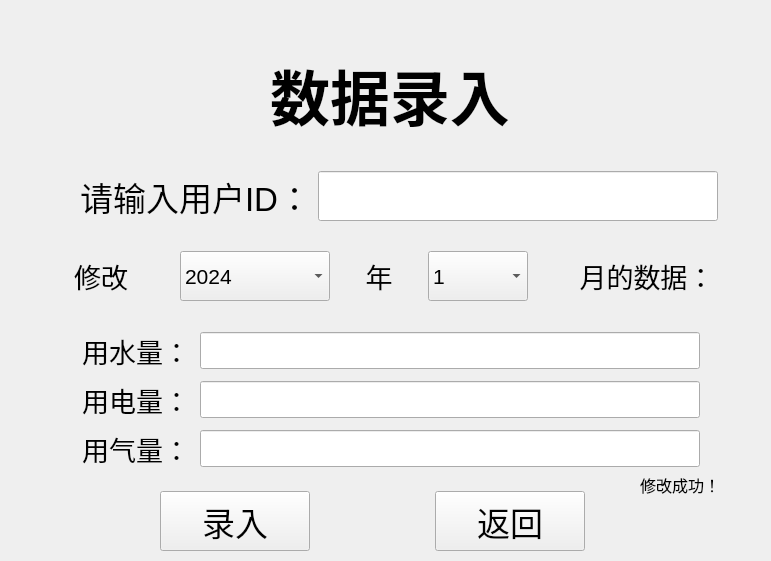
     <widget class="QWidget" name="DataInPage">
      <widget class="QLabel" name="DataInTitleLabel">
       <property name="geometry">
        <rect>
         <x>140</x>
         <y>20</y>
         <width>500</width>
         <height>150</height>
        </rect>
       </property>
       <property name="minimumSize">
        <size>
         <width>6</width>
         <height>150</height>
        </size>
       </property>
       <property name="maximumSize">
        <size>
         <width>500</width>
         <height>150</height>
        </size>
       </property>
       <property name="font">
        <font>
         <pointsize>45</pointsize>
         <bold>true</bold>
        </font>
       </property>
       <property name="text">
        <string>数据录入</string>
       </property>
       <property name="alignment">
        <set>Qt::AlignmentFlag::AlignCenter</set>
       </property>
      </widget>
      <widget class="QWidget" name="layoutWidget">
       <property name="geometry">
        <rect>
         <x>30</x>
         <y>250</y>
         <width>732</width>
         <height>52</height>
        </rect>
       </property>
       <layout class="QHBoxLayout" name="horizontalLayout_11">
        <property name="spacing">
         <number>8</number>
        </property>
        <item>
         <widget class="QLabel" name="DataInMonthText1Label">
          <property name="minimumSize">
           <size>
            <width>100</width>
            <height>50</height>
           </size>
          </property>
          <property name="maximumSize">
           <size>
            <width>100</width>
            <height>50</height>
           </size>
          </property>
          <property name="font">
           <font>
            <pointsize>20</pointsize>
           </font>
          </property>
          <property name="text">
           <string>修改</string>
          </property>
          <property name="alignment">
           <set>Qt::AlignmentFlag::AlignCenter</set>
          </property>
         </widget>
        </item>
        <item>
         <widget class="QComboBox" name="DataInMonth1Box">
          <property name="minimumSize">
           <size>
            <width>150</width>
            <height>50</height>
           </size>
          </property>
          <property name="maximumSize">
           <size>
            <width>150</width>
            <height>50</height>
           </size>
          </property>
          <property name="font">
           <font>
            <pointsize>16</pointsize>
           </font>
          </property>
          <item>
           <property name="text">
            <string>2024</string>
           </property>
          </item>
         </widget>
        </item>
        <item>
         <widget class="QLabel" name="DataInMonthText2Label">
          <property name="minimumSize">
           <size>
            <width>40</width>
            <height>50</height>
           </size>
          </property>
          <property name="maximumSize">
           <size>
            <width>40</width>
            <height>50</height>
           </size>
          </property>
          <property name="font">
           <font>
            <pointsize>20</pointsize>
           </font>
          </property>
          <property name="text">
           <string>年</string>
          </property>
          <property name="alignment">
           <set>Qt::AlignmentFlag::AlignCenter</set>
          </property>
         </widget>
        </item>
        <item>
         <widget class="QComboBox" name="DataInMonth2Box">
          <property name="minimumSize">
           <size>
            <width>0</width>
            <height>50</height>
           </size>
          </property>
          <property name="maximumSize">
           <size>
            <width>100</width>
            <height>50</height>
           </size>
          </property>
          <property name="font">
           <font>
            <pointsize>16</pointsize>
           </font>
          </property>
          <item>
           <property name="text">
            <string>1</string>
           </property>
          </item>
          <item>
           <property name="text">
            <string>2</string>
           </property>
          </item>
          <item>
           <property name="text">
            <string>3</string>
           </property>
          </item>
          <item>
           <property name="text">
            <string>4</string>
           </property>
          </item>
          <item>
           <property name="text">
            <string>5</string>
           </property>
          </item>
          <item>
           <property name="text">
            <string>6</string>
           </property>
          </item>
          <item>
           <property name="text">
            <string>7</string>
           </property>
          </item>
          <item>
           <property name="text">
            <string>8</string>
           </property>
          </item>
          <item>
           <property name="text">
            <string>9</string>
           </property>
          </item>
          <item>
           <property name="text">
            <string>10</string>
           </property>
          </item>
          <item>
           <property name="text">
            <string>11</string>
           </property>
          </item>
          <item>
           <property name="text">
            <string>12</string>
           </property>
          </item>
         </widget>
        </item>
        <item>
         <widget class="QLabel" name="DataInMonthText3Label">
          <property name="minimumSize">
           <size>
            <width>180</width>
            <height>50</height>
           </size>
          </property>
          <property name="maximumSize">
           <size>
            <width>180</width>
            <height>50</height>
           </size>
          </property>
          <property name="font">
           <font>
            <pointsize>20</pointsize>
           </font>
          </property>
          <property name="text">
           <string>月的数据：</string>
          </property>
          <property name="alignment">
           <set>Qt::AlignmentFlag::AlignCenter</set>
          </property>
         </widget>
        </item>
       </layout>
      </widget>
      <widget class="QWidget" name="layoutWidget">
       <property name="geometry">
        <rect>
         <x>10</x>
         <y>170</y>
         <width>709</width>
         <height>52</height>
        </rect>
       </property>
       <layout class="QHBoxLayout" name="horizontalLayout_12">
        <item>
         <widget class="QLabel" name="DataInIDLabel">
          <property name="minimumSize">
           <size>
            <width>300</width>
            <height>50</height>
           </size>
          </property>
          <property name="maximumSize">
           <size>
            <width>300</width>
            <height>50</height>
           </size>
          </property>
          <property name="font">
           <font>
            <pointsize>25</pointsize>
           </font>
          </property>
          <property name="text">
           <string>请输入用户ID：</string>
          </property>
          <property name="alignment">
           <set>Qt::AlignmentFlag::AlignRight|Qt::AlignmentFlag::AlignTrailing|Qt::AlignmentFlag::AlignVCenter</set>
          </property>
         </widget>
        </item>
        <item>
         <widget class="QLineEdit" name="DataInIDLineEdit">
          <property name="minimumSize">
           <size>
            <width>400</width>
            <height>50</height>
           </size>
          </property>
          <property name="maximumSize">
           <size>
            <width>400</width>
            <height>50</height>
           </size>
          </property>
          <property name="font">
           <font>
            <pointsize>15</pointsize>
           </font>
          </property>
         </widget>
        </item>
       </layout>
      </widget>
      <widget class="QWidget" name="layoutWidget">
       <property name="geometry">
        <rect>
         <x>40</x>
         <y>330</y>
         <width>661</width>
         <height>139</height>
        </rect>
       </property>
       <layout class="QVBoxLayout" name="verticalLayout_5">
        <property name="spacing">
         <number>10</number>
        </property>
        <item>
         <layout class="QHBoxLayout" name="horizontalLayout_13">
          <item>
           <widget class="QLabel" name="DataInWaterLabel">
            <property name="minimumSize">
             <size>
              <width>150</width>
              <height>37</height>
             </size>
            </property>
            <property name="maximumSize">
             <size>
              <width>150</width>
              <height>37</height>
             </size>
            </property>
            <property name="font">
             <font>
              <pointsize>20</pointsize>
             </font>
            </property>
            <property name="text">
             <string>用水量：</string>
            </property>
            <property name="alignment">
             <set>Qt::AlignmentFlag::AlignRight|Qt::AlignmentFlag::AlignTrailing|Qt::AlignmentFlag::AlignVCenter</set>
            </property>
           </widget>
          </item>
          <item>
           <widget class="QLineEdit" name="DataInWaterLineEdit">
            <property name="minimumSize">
             <size>
              <width>500</width>
              <height>37</height>
             </size>
            </property>
            <property name="maximumSize">
             <size>
              <width>500</width>
              <height>37</height>
             </size>
            </property>
            <property name="font">
             <font>
              <pointsize>15</pointsize>
             </font>
            </property>
           </widget>
          </item>
         </layout>
        </item>
        <item>
         <layout class="QHBoxLayout" name="horizontalLayout_14">
          <item>
           <widget class="QLabel" name="DataInElecLabel">
            <property name="minimumSize">
             <size>
              <width>150</width>
              <height>37</height>
             </size>
            </property>
            <property name="maximumSize">
             <size>
              <width>150</width>
              <height>37</height>
             </size>
            </property>
            <property name="font">
             <font>
              <pointsize>20</pointsize>
             </font>
            </property>
            <property name="text">
             <string>用电量：</string>
            </property>
            <property name="alignment">
             <set>Qt::AlignmentFlag::AlignRight|Qt::AlignmentFlag::AlignTrailing|Qt::AlignmentFlag::AlignVCenter</set>
            </property>
           </widget>
          </item>
          <item>
           <widget class="QLineEdit" name="DataInElecLineEdit">
            <property name="minimumSize">
             <size>
              <width>500</width>
              <height>37</height>
             </size>
            </property>
            <property name="maximumSize">
             <size>
              <width>500</width>
              <height>37</height>
             </size>
            </property>
            <property name="font">
             <font>
              <pointsize>15</pointsize>
             </font>
            </property>
           </widget>
          </item>
         </layout>
        </item>
        <item>
         <layout class="QHBoxLayout" name="horizontalLayout_15">
          <item>
           <widget class="QLabel" name="DataInGasLabel">
            <property name="minimumSize">
             <size>
              <width>150</width>
              <height>37</height>
             </size>
            </property>
            <property name="maximumSize">
             <size>
              <width>150</width>
              <height>37</height>
             </size>
            </property>
            <property name="font">
             <font>
              <pointsize>20</pointsize>
             </font>
            </property>
            <property name="text">
             <string>用气量：</string>
            </property>
            <property name="alignment">
             <set>Qt::AlignmentFlag::AlignRight|Qt::AlignmentFlag::AlignTrailing|Qt::AlignmentFlag::AlignVCenter</set>
            </property>
           </widget>
          </item>
          <item>
           <widget class="QLineEdit" name="DataInGasLineEdit">
            <property name="minimumSize">
             <size>
              <width>500</width>
              <height>37</height>
             </size>
            </property>
            <property name="maximumSize">
             <size>
              <width>500</width>
              <height>37</height>
             </size>
            </property>
            <property name="font">
             <font>
              <pointsize>15</pointsize>
             </font>
            </property>
           </widget>
          </item>
         </layout>
        </item>
       </layout>
      </widget>
      <widget class="QWidget" name="layoutWidget">
       <property name="geometry">
        <rect>
         <x>160</x>
         <y>490</y>
         <width>427</width>
         <height>62</height>
        </rect>
       </property>
       <layout class="QHBoxLayout" name="horizontalLayout_16">
        <property name="spacing">
         <number>125</number>
        </property>
        <item>
         <widget class="QPushButton" name="DataInInputButton">
          <property name="minimumSize">
           <size>
            <width>150</width>
            <height>60</height>
           </size>
          </property>
          <property name="maximumSize">
           <size>
            <width>150</width>
            <height>60</height>
           </size>
          </property>
          <property name="font">
           <font>
            <family>幼圆</family>
            <pointsize>25</pointsize>
           </font>
          </property>
          <property name="text">
           <string>录入</string>
          </property>
         </widget>
        </item>
        <item>
         <widget class="QPushButton" name="DataInExitButton">
          <property name="minimumSize">
           <size>
            <width>150</width>
            <height>60</height>
           </size>
          </property>
          <property name="maximumSize">
           <size>
            <width>150</width>
            <height>60</height>
           </size>
          </property>
          <property name="font">
           <font>
            <family>幼圆</family>
            <pointsize>25</pointsize>
           </font>
          </property>
          <property name="text">
           <string>返回</string>
          </property>
         </widget>
        </item>
       </layout>
      </widget>
      <widget class="QLabel" name="DataInCheckLabel">
       <property name="geometry">
        <rect>
         <x>640</x>
         <y>470</y>
         <width>100</width>
         <height>30</height>
        </rect>
       </property>
       <property name="minimumSize">
        <size>
         <width>100</width>
         <height>30</height>
        </size>
       </property>
       <property name="maximumSize">
        <size>
         <width>100</width>
         <height>30</height>
        </size>
       </property>
       <property name="font">
        <font>
         <pointsize>12</pointsize>
        </font>
       </property>
       <property name="text">
        <string>修改成功！</string>
       </property>
      </widget>
     </widget>
